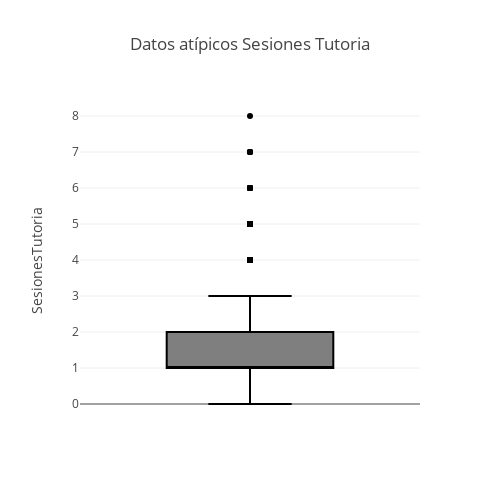

Notebook code for this chart:
### Code cell
#Graficando el boxplot
fig = px.box(df3, y='SesionesTutoria', title='Datos atípicos Sesiones Tutoria')
fig.update_layout(width=500,height=500) 
fig.show()

### Figure 1 — Plotly figure (JSON) as saved in the notebook; plotly's stock layout.template omitted (floating-point values rounded to 4 significant figures; data arrays with more than 128 entries replaced by an {"elided": "..."} marker saying what was removed)
{"data": [{"alignmentgroup": "True", "hovertemplate": "SesionesTutoria=%{y}<extra></extra>", "legendgroup": "", "marker": {"color": "#000001"}, "name": "", "notched": false, "offsetgroup": "", "orientation": "v", "showlegend": false, "type": "box", "x0": " ", "xaxis": "x", "y": {"elided": "6656 int values"}, "y0": " ", "yaxis": "y"}], "layout": {"boxmode": "group", "height": 500, "legend": {"tracegroupgap": 0}, "title": {"text": "Datos atípicos Sesiones Tutoria"}, "width": 500, "xaxis": {"anchor": "y", "domain": [0, 1]}, "yaxis": {"anchor": "x", "domain": [0, 1], "title": {"text": "SesionesTutoria"}}}}
